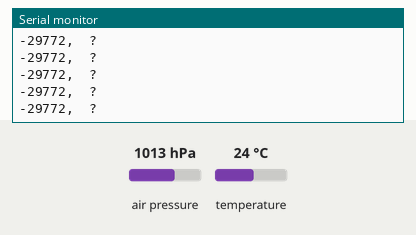
This sketch was run on a simulated Arduino Uno, built with avr-gcc and run on an emulated ATmega328P. Shown: the last lines printed to the serial monitor. The inputs (shaded band) are chosen by the test bench; at power-on: air pressure 1013 hPa, temperature 24 °C.

Above: at 1.2 s.
1.3 s: air pressure set to 952 hPa
At 1.6 s:
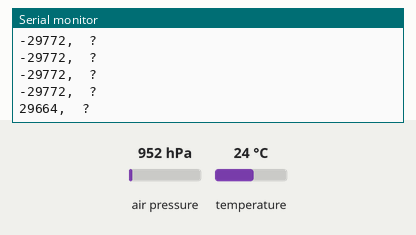
2.8 s: air pressure set to 975 hPa
At 2.84 s:
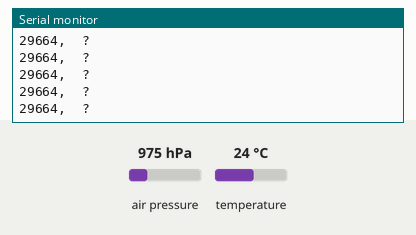
Timing chart, 0 to 5.8 s (numbered marks = the images above; inputs shaded):
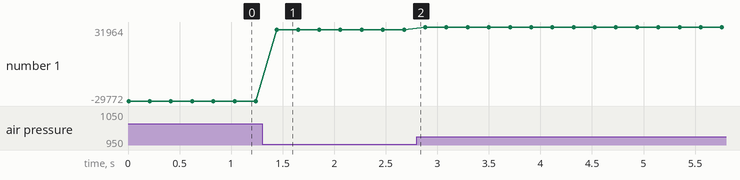

Measured:
- after the input at 1.3 s, the serial monitor: prints a new line after 0.14 s (image 1)
- plotted number 1: -29772 → 29664 after the input at 1.3 s, 29664 → 31964 after the input at 2.8 s

The sketch:

sensor_atmosf_rico.ino
```cpp
//Queremos los datos de presión y temperatura en dos columnas.
#include <Adafruit_BMP085.h>

Adafruit_BMP085 bmp;
char payload[80]; //definimos un char que estaremos llenando y vaciando.

void setup() {
  bmp.begin();
  Serial.begin(115200);

}

void loop() {
  sprintf(payload,"%d,%3.2f", //En mi caso usé %d porque mi bmp solo me manda enteros, si lo defino float no manda nada.
          bmp.readPressure(),
          bmp.readTemperature());
  Serial.println(payload);
  /*
  Serial.print(bmp.readPressure()/1000);
  Serial.print(",");  //Intento rápido que hice en clase hue hue hue.
  Serial.println(bmp.readTemperature());
  */
  delay(200);
}
```
